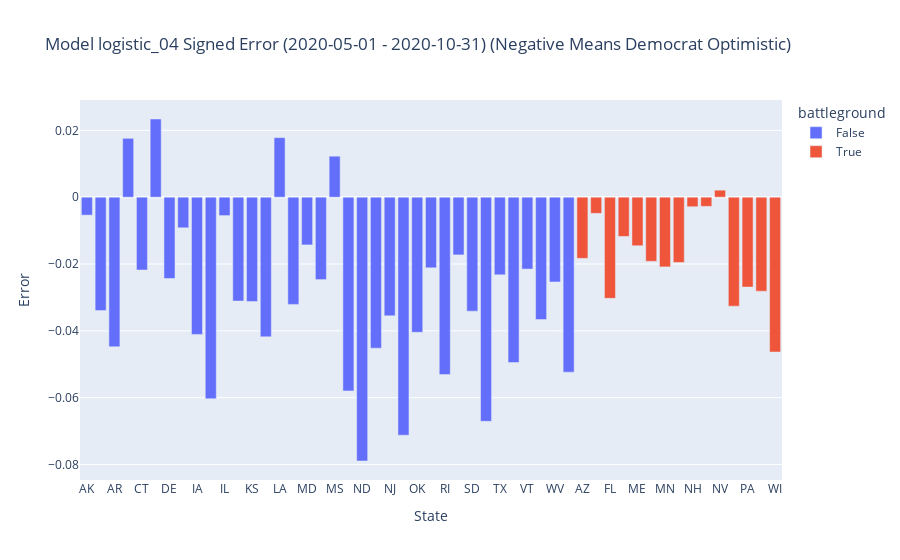
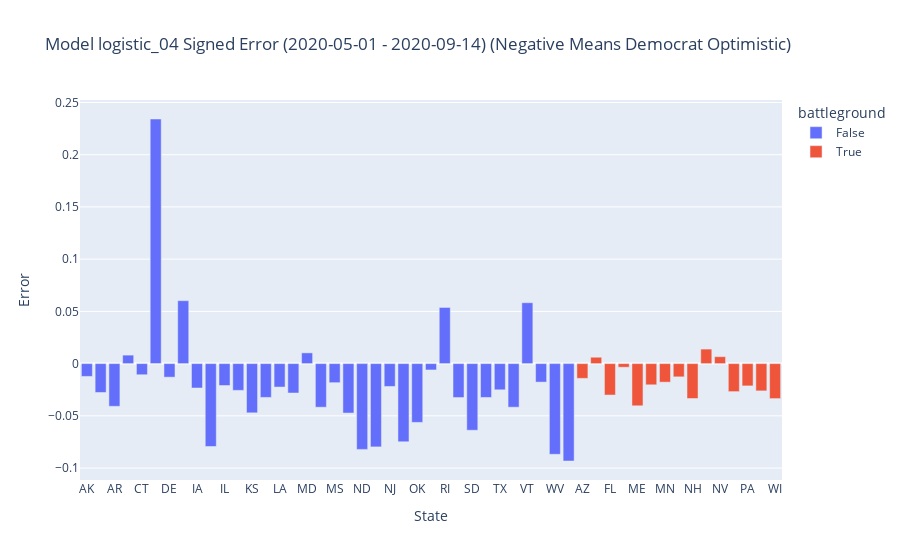
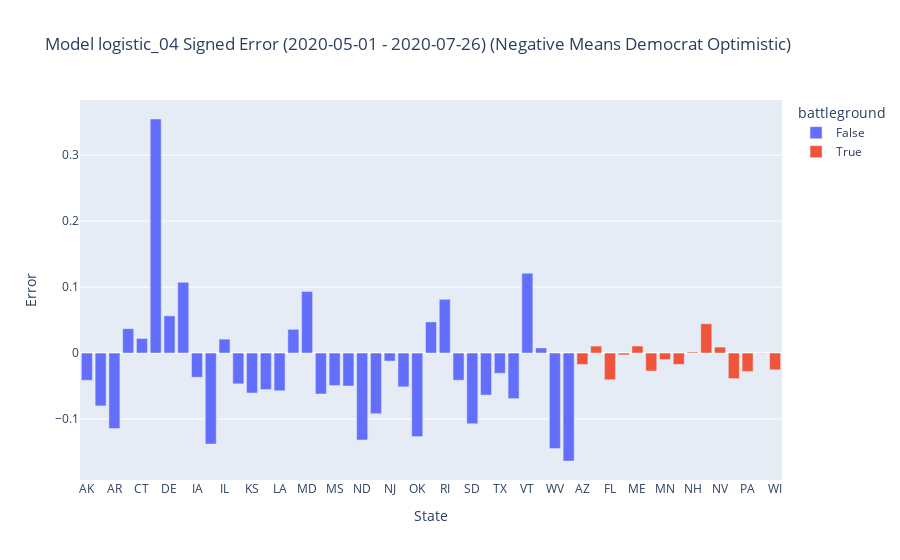
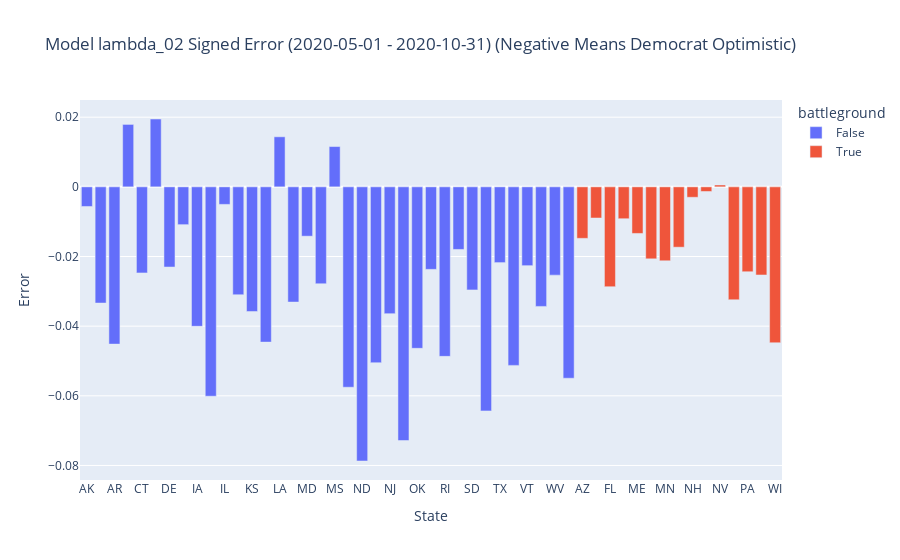

Write notebook code for charts like these, in order.
### Code cell
model_errors = list()
for model in models:
    for end_date in end_dates:
        preds = get_predictions_df(d_probs, **models[model], start_date=start_date, end_date=end_date)
        model_er = pd.merge(get_state_error_df(labels, preds), battleground_df).sort_values(by=['battleground', 'state_po'])
        battleground_err = np.mean(model_er[model_er['battleground']]['error'])
        non_battleground_err = np.mean(model_er[~model_er['battleground']]['error'])
        model_errors.append((model, end_date, True, battleground_err))
        model_errors.append((model, end_date, False, non_battleground_err))
        fig = px.bar(model_er, x='state_po', y='error', color='battleground',
                     labels={'error': 'Error', 'state_po': 'State'}, 
                     title=f'Model {model} Signed Error ({start_date} - {end_date}) (Negative Means Democrat Optimistic)')
        filename = f'{model}_{start_date}-{end_date}_signed_error'
        fig.show()
        fig.write_image(f'figures/{filename}.png')
        model_er.to_csv(f'figures/data/{filename}.csv', index=False)

### Figure 1 — Plotly figure (JSON) as saved in the notebook; plotly's stock layout.template omitted (floating-point values rounded to 4 significant figures)
{"data": [{"alignmentgroup": "True", "hovertemplate": "battleground=False<br>State=%{x}<br>Error=%{y}<extra></extra>", "legendgroup": "False", "marker": {"color": "#636efa"}, "name": "False", "offsetgroup": "False", "orientation": "v", "showlegend": true, "textposition": "auto", "type": "bar", "x": ["AK", "AL", "AR", "CA", "CT", "DC", "DE", "HI", "IA", "ID", "IL", "IN", "KS", "KY", "LA", "MA", "MD", "MO", "MS", "MT", "ND", "NE", "NJ", "NY", "OK", "OR", "RI", "SC", "SD", "TN", "TX", "UT", "VT", "WA", "WV", "WY"], "xaxis": "x", "y": [-0.005373, -0.03392, -0.04476, 0.01762, -0.02178, 0.0234, -0.02433, -0.009159, -0.04105, -0.06031, -0.005503, -0.03109, -0.0312, -0.04179, 0.01782, -0.03208, -0.01428, -0.02466, 0.01227, -0.05797, -0.07894, -0.04518, -0.03551, -0.07122, -0.04043, -0.02113, -0.05308, -0.01727, -0.0341, -0.06707, -0.02322, -0.04948, -0.02151, -0.03662, -0.02537, -0.05235], "yaxis": "y"}, {"alignmentgroup": "True", "hovertemplate": "battleground=True<br>State=%{x}<br>Error=%{y}<extra></extra>", "legendgroup": "True", "marker": {"color": "#EF553B"}, "name": "True", "offsetgroup": "True", "orientation": "v", "showlegend": true, "textposition": "auto", "type": "bar", "x": ["AZ", "CO", "FL", "GA", "ME", "MI", "MN", "NC", "NH", "NM", "NV", "OH", "PA", "VA", "WI"], "xaxis": "x", "y": [-0.0183, -0.004836, -0.03027, -0.01173, -0.01453, -0.01919, -0.02086, -0.01954, -0.002858, -0.002752, 0.002107, -0.0326, -0.0269, -0.02813, -0.04633], "yaxis": "y"}], "layout": {"autosize": true, "barmode": "relative", "legend": {"title": {"text": "battleground"}, "tracegroupgap": 0}, "title": {"text": "Model logistic_04 Signed Error (2020-05-01 - 2020-10-31) (Negative Means Democrat Optimistic)"}, "xaxis": {"anchor": "y", "autorange": true, "domain": [0, 1], "range": [-0.5, 50.5], "title": {"text": "State"}, "type": "category"}, "yaxis": {"anchor": "x", "autorange": true, "domain": [0, 1], "range": [-0.08462, 0.02908], "title": {"text": "Error"}, "type": "linear"}}}

### Figure 2 — Plotly figure (JSON) as saved in the notebook; plotly's stock layout.template omitted (floating-point values rounded to 4 significant figures)
{"data": [{"alignmentgroup": "True", "hovertemplate": "battleground=False<br>State=%{x}<br>Error=%{y}<extra></extra>", "legendgroup": "False", "marker": {"color": "#636efa"}, "name": "False", "offsetgroup": "False", "orientation": "v", "showlegend": true, "textposition": "auto", "type": "bar", "x": ["AK", "AL", "AR", "CA", "CT", "DC", "DE", "HI", "IA", "ID", "IL", "IN", "KS", "KY", "LA", "MA", "MD", "MO", "MS", "MT", "ND", "NE", "NJ", "NY", "OK", "OR", "RI", "SC", "SD", "TN", "TX", "UT", "VT", "WA", "WV", "WY"], "xaxis": "x", "y": [-0.01226, -0.02763, -0.04087, 0.008132, -0.01066, 0.2342, -0.01298, 0.06023, -0.02336, -0.07934, -0.02096, -0.02562, -0.04711, -0.03236, -0.02244, -0.02817, 0.01029, -0.04173, -0.01826, -0.04734, -0.0821, -0.07972, -0.02187, -0.07483, -0.05627, -0.006085, 0.05377, -0.03246, -0.06379, -0.03239, -0.02508, -0.04173, 0.05829, -0.0177, -0.08681, -0.09323], "yaxis": "y"}, {"alignmentgroup": "True", "hovertemplate": "battleground=True<br>State=%{x}<br>Error=%{y}<extra></extra>", "legendgroup": "True", "marker": {"color": "#EF553B"}, "name": "True", "offsetgroup": "True", "orientation": "v", "showlegend": true, "textposition": "auto", "type": "bar", "x": ["AZ", "CO", "FL", "GA", "ME", "MI", "MN", "NC", "NH", "NM", "NV", "OH", "PA", "VA", "WI"], "xaxis": "x", "y": [-0.01412, 0.006107, -0.03009, -0.003474, -0.04038, -0.02029, -0.01776, -0.01268, -0.03341, 0.01391, 0.006631, -0.02682, -0.02134, -0.02611, -0.0335], "yaxis": "y"}], "layout": {"autosize": true, "barmode": "relative", "legend": {"title": {"text": "battleground"}, "tracegroupgap": 0}, "title": {"text": "Model logistic_04 Signed Error (2020-05-01 - 2020-09-14) (Negative Means Democrat Optimistic)"}, "xaxis": {"anchor": "y", "autorange": true, "domain": [0, 1], "range": [-0.5, 50.5], "title": {"text": "State"}, "type": "category"}, "yaxis": {"anchor": "x", "autorange": true, "domain": [0, 1], "range": [-0.1114, 0.2524], "title": {"text": "Error"}, "type": "linear"}}}

### Figure 3 — Plotly figure (JSON) as saved in the notebook; plotly's stock layout.template omitted (floating-point values rounded to 4 significant figures)
{"data": [{"alignmentgroup": "True", "hovertemplate": "battleground=False<br>State=%{x}<br>Error=%{y}<extra></extra>", "legendgroup": "False", "marker": {"color": "#636efa"}, "name": "False", "offsetgroup": "False", "orientation": "v", "showlegend": true, "textposition": "auto", "type": "bar", "x": ["AK", "AL", "AR", "CA", "CT", "DC", "DE", "HI", "IA", "ID", "IL", "IN", "KS", "KY", "LA", "MA", "MD", "MO", "MS", "MT", "ND", "NE", "NJ", "NY", "OK", "OR", "RI", "SC", "SD", "TN", "TX", "UT", "VT", "WA", "WV", "WY"], "xaxis": "x", "y": [-0.04136, -0.08017, -0.1145, 0.03695, 0.02212, 0.3549, 0.05636, 0.1073, -0.0367, -0.138, 0.02108, -0.0467, -0.06056, -0.05534, -0.05719, 0.03593, 0.09338, -0.06208, -0.04927, -0.05001, -0.1318, -0.09197, -0.01217, -0.05125, -0.1266, 0.04717, 0.0815, -0.04117, -0.1073, -0.06371, -0.03066, -0.06908, 0.121, 0.007704, -0.1448, -0.1637], "yaxis": "y"}, {"alignmentgroup": "True", "hovertemplate": "battleground=True<br>State=%{x}<br>Error=%{y}<extra></extra>", "legendgroup": "True", "marker": {"color": "#EF553B"}, "name": "True", "offsetgroup": "True", "orientation": "v", "showlegend": true, "textposition": "auto", "type": "bar", "x": ["AZ", "CO", "FL", "GA", "ME", "MI", "MN", "NC", "NH", "NM", "NV", "OH", "PA", "VA", "WI"], "xaxis": "x", "y": [-0.01733, 0.01056, -0.0405, -0.002841, 0.01066, -0.02733, -0.009938, -0.01718, 0.001505, 0.04444, 0.009, -0.03878, -0.028, -0.0006104, -0.02539], "yaxis": "y"}], "layout": {"autosize": true, "barmode": "relative", "legend": {"title": {"text": "battleground"}, "tracegroupgap": 0}, "title": {"text": "Model logistic_04 Signed Error (2020-05-01 - 2020-07-26) (Negative Means Democrat Optimistic)"}, "xaxis": {"anchor": "y", "autorange": true, "domain": [0, 1], "range": [-0.5, 50.5], "title": {"text": "State"}, "type": "category"}, "yaxis": {"anchor": "x", "autorange": true, "domain": [0, 1], "range": [-0.1925, 0.3837], "title": {"text": "Error"}, "type": "linear"}}}

### Figure 4 — Plotly figure (JSON) as saved in the notebook; plotly's stock layout.template omitted (floating-point values rounded to 4 significant figures)
{"data": [{"alignmentgroup": "True", "hovertemplate": "battleground=False<br>State=%{x}<br>Error=%{y}<extra></extra>", "legendgroup": "False", "marker": {"color": "#636efa"}, "name": "False", "offsetgroup": "False", "orientation": "v", "showlegend": true, "textposition": "auto", "type": "bar", "x": ["AK", "AL", "AR", "CA", "CT", "DC", "DE", "HI", "IA", "ID", "IL", "IN", "KS", "KY", "LA", "MA", "MD", "MO", "MS", "MT", "ND", "NE", "NJ", "NY", "OK", "OR", "RI", "SC", "SD", "TN", "TX", "UT", "VT", "WA", "WV", "WY"], "xaxis": "x", "y": [-0.005634, -0.03336, -0.04516, 0.01793, -0.02471, 0.01948, -0.02302, -0.01085, -0.04004, -0.06011, -0.005034, -0.03098, -0.03579, -0.04458, 0.01438, -0.03308, -0.01416, -0.02782, 0.01157, -0.05754, -0.07872, -0.05049, -0.0364, -0.07283, -0.04636, -0.02369, -0.04867, -0.01797, -0.02958, -0.06434, -0.02175, -0.05126, -0.02263, -0.03433, -0.02535, -0.05495], "yaxis": "y"}, {"alignmentgroup": "True", "hovertemplate": "battleground=True<br>State=%{x}<br>Error=%{y}<extra></extra>", "legendgroup": "True", "marker": {"color": "#EF553B"}, "name": "True", "offsetgroup": "True", "orientation": "v", "showlegend": true, "textposition": "auto", "type": "bar", "x": ["AZ", "CO", "FL", "GA", "ME", "MI", "MN", "NC", "NH", "NM", "NV", "OH", "PA", "VA", "WI"], "xaxis": "x", "y": [-0.01478, -0.008941, -0.02867, -0.009152, -0.01338, -0.02066, -0.02122, -0.01732, -0.002989, -0.001324, 0.0005409, -0.03243, -0.02437, -0.0253, -0.04477], "yaxis": "y"}], "layout": {"autosize": true, "barmode": "relative", "legend": {"title": {"text": "battleground"}, "tracegroupgap": 0}, "title": {"text": "Model lambda_02 Signed Error (2020-05-01 - 2020-10-31) (Negative Means Democrat Optimistic)"}, "xaxis": {"anchor": "y", "autorange": true, "domain": [0, 1], "range": [-0.5, 50.5], "title": {"text": "State"}, "type": "category"}, "yaxis": {"anchor": "x", "autorange": true, "domain": [0, 1], "range": [-0.08417, 0.02494], "title": {"text": "Error"}, "type": "linear"}}}
